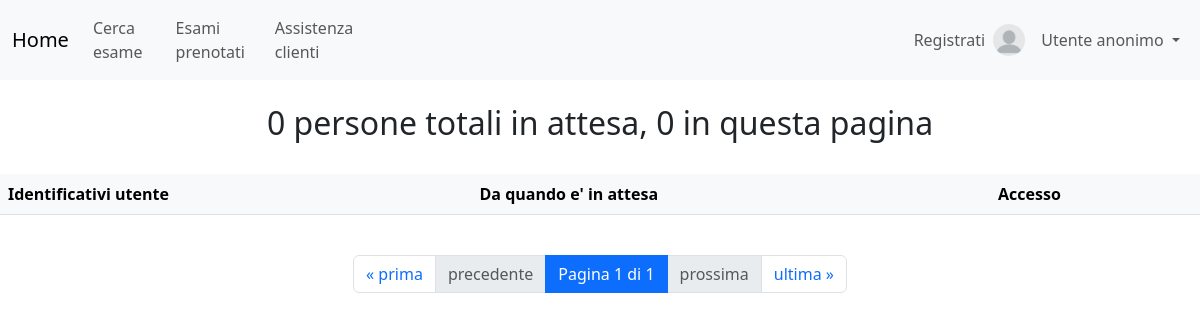
Before: /assistenza/utenti_attesa/ with the older database file.
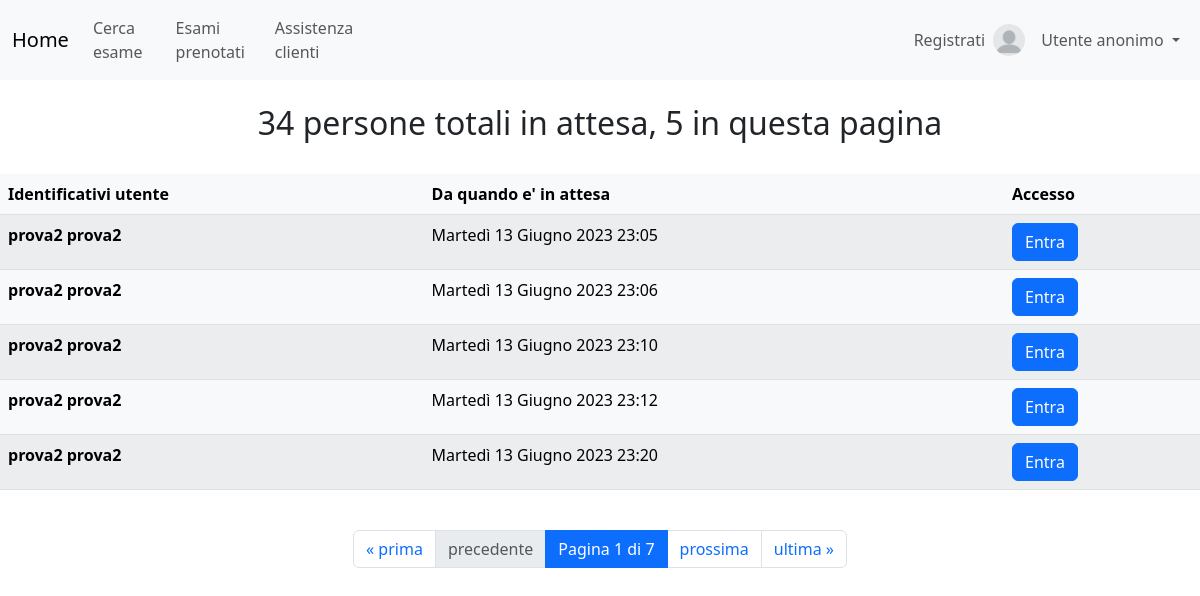
After: the same page with the newer database file.
### gestione_assistenza/models.py (models this page shows)
class Chat(models.Model):
    STATI_POSSIBILI = [
        ('creato', 'Creato'),
        ('in_attesa', 'In attesa'),
        ('in_corso', 'In corso'),
        ('terminato', 'Terminato')
    ]
    stato = stato = models.CharField(max_length=10, choices=STATI_POSSIBILI, default='creato')
    membro_assistenza = models.ForeignKey(UtenteCustom, related_name='chat', null=True, blank=True,
                                                 on_delete=models.CASCADE)
    identificativi_utente = models.CharField(max_length=30)
    data = models.DateTimeField(auto_now_add=True)
    class Meta:
        verbose_name_plural = 'Chat'
        ordering = ['data']

### gestione_assistenza/views.py (the view)
# urls.py: path('utenti_attesa/', UtentiAttesaView.as_view(), name='utenti_attesa')
class UtentiAttesaView(GroupRequiredMixin, ListView):
    group_required = ['Assistenza']
    title = "Pagina con gli utenti in attesa di assistenza"
    model = Chat
    template_name = "gestione_assistenza/utenti_attesa.html"
    paginate_by = 5
    def get_queryset(self):
        return Chat.objects.filter(stato='in_attesa')

### gestione_assistenza/templates/gestione_assistenza/utenti_attesa.html (shortened to what this page needs)
{% extends 'base.html' %}
{% block content %}
<br>
<h2 style="text-align:center"> {{ view.titolo }} {{page_obj.paginator.count}} persone totali in attesa, {{object_list.count}} in questa pagina </h2>
<br>
<table class="table table-light table-striped">
    <thead>
      <tr>
        <th scope="col">Identificativi utente</th>
        <th scope="col">Da quando e' in attesa</th>
        <th scope="col">Accesso</th>
      </tr>
    </thead>
    <tbody>
      {% for attesa in object_list %}
      <tr>
        <th scope="row">{{attesa.identificativi_utente}}</th>
        <td>{{attesa.data}}</td>
        <td><a class="btn btn-primary" href="{% url 'gestione_assistenza:chat_assistenza' request.user attesa.pk %}" role="button">Entra</a></td>
      </tr>
      {% endfor %}
    </tbody>
  </table>
{% include "paginatore.html" %}
{% endblock %}

### templates/base.html (shortened to what this page needs)
<!DOCTYPE html>
<html lang="en">
{% load static %}
<head>
  <link rel="stylesheet" href="https://cdn.jsdelivr.net/npm/bootstrap@5.3.0/dist/css/bootstrap.min.css">
  {% load crispy_forms_tags %}
</head>
<body>
  <nav class="navbar navbar-expand-sm bg-light navbar-light">
    <div class="container-fluid ">
      {% block navbar %}
      <a class="navbar-brand" href="{% url 'home' %}">Home</a>
      <div class="collapse navbar-collapse" id="collapsibleNavbar">
        <ul class="navbar-nav">
          <li class="nav-item">
            <a class="nav-link" href="{% url 'gestione_utenti:ricerca_esami' %}">Cerca esame</a>
          </li>
          <li class="nav-item">
            <a class="nav-link" href="{% url 'gestione_utenti:situazione' %}">Esami prenotati</a>
          </li>
          {% if request.user.groups.all.0.name == 'Assistenza' %}
          <li class="nav-item">
            <a class="nav-link" href="{% url 'gestione_assistenza:utenti_attesa' %}">Utenti in attesa</a>
          </li>
          <li class="nav-item">
            <a class="nav-link" href="{% url 'admin:index' %}">Pannello Assistenza</a>
          </li>
          {% elif not request.user.is_staff %}
          <li class="nav-item">
            <a class="nav-link" href="{% url 'gestione_assistenza:richiesta_assistenza' %}">Assistenza clienti</a>
          </li>
          {% else %}
          <li class="nav-item">
            <a class="nav-link" href="{% url 'admin:index' %}">Pannello Admin</a>
          </li>
          {% endif%}
        </ul>
        <div class="navbar-collapse collapse w-100 order-3 dual-collapse2">
          <ul class="navbar-nav ms-auto">
            {% if not request.user.is_authenticated %}
            <li class="nav-item">
              <a class="nav-link" href="{% url 'utenti_custom:registrazione' %}">Registrati</a>
            </li>
            {% endif %}
            <li class="nav-item">
              <span class="navbar-text">
                {% if request.user.is_authenticated and request.user.foto_profilo %}
                  <img src="{{ request.user.foto_profilo.url }}" alt="Foto profilo" class="rounded-circle mt-1 me-2" style="width: 32px; height: 32px;">
                {% else %}
                  <img src="{% static '/immagini/blank_profile_picture.png' %}" alt="Immagine default" class="rounded-circle mt-1 me-2" style="width: 32px; height: 32px;">
                {% endif %}
              </span>
            </li>
            <li class="nav-item dropdown">
              <a class="nav-link dropdown-toggle" id="navbarDropdownMenuLink" role="button" data-bs-toggle="dropdown" aria-haspopup="true" aria-expanded="false">
                {% if request.user.is_authenticated %}
                  {{ request.user }}
                {% else %}
                  Utente anonimo
                {% endif %}
              </a>
          </ul>
        </div>
      </div>
      {% endblock %}
    </div>
  </nav>
{% block content %}
{% endblock %}
</body>
</html>

### templates/paginatore.html
<br>
<nav aria-label="Page navigation example">
  <ul class="pagination justify-content-center">
        <li class="page-item"><a class="page-link" href="?page=1">&laquo; prima</a></li>
        {% if page_obj.has_previous %}
          <li class="page-item"><a class="page-link" href="?page={{ page_obj.previous_page_number }}">precedente</a></li>
        {% else %}
          <li class="page-item disabled"><a class="page-link" href="#">precedente</a></li>
        {% endif %}
        <li class="page-item active " aria-current="page">
          <a class="page-link" href="#">Pagina {{ page_obj.number }} di {{ page_obj.paginator.num_pages }}</a>
        </li>
        {% if page_obj.has_next %}
          <li class="page-item"><a class="page-link" href="?page={{ page_obj.next_page_number }}">prossima</a></li>
        {% else %}
          <li class="page-item"><a class="page-link disabled" href="#">prossima</a></li>
        {% endif %}
        <li class="page-item"><a class="page-link" href="?page={{ page_obj.paginator.num_pages }}">ultima &raquo;</a></li>
  </ul>
</nav>

Changed rows visible on the page:
added Chat: identificativi_utente "prova2 prova2", data "Martedì 13 Giugno 2023 23:05"
added Chat: identificativi_utente "prova2 prova2", data "Martedì 13 Giugno 2023 23:06"
added Chat: identificativi_utente "prova2 prova2", data "Martedì 13 Giugno 2023 23:10"
added Chat: identificativi_utente "prova2 prova2", data "Martedì 13 Giugno 2023 23:12"
added Chat: identificativi_utente "prova2 prova2", data "Martedì 13 Giugno 2023 23:20"
Other visible differences:
{{ page_obj.paginator.count }}: "0" → "34"
{{ object_list.count }}: "0" → "5"
{{ page_obj.paginator.num_pages }}: "1" → "7"
